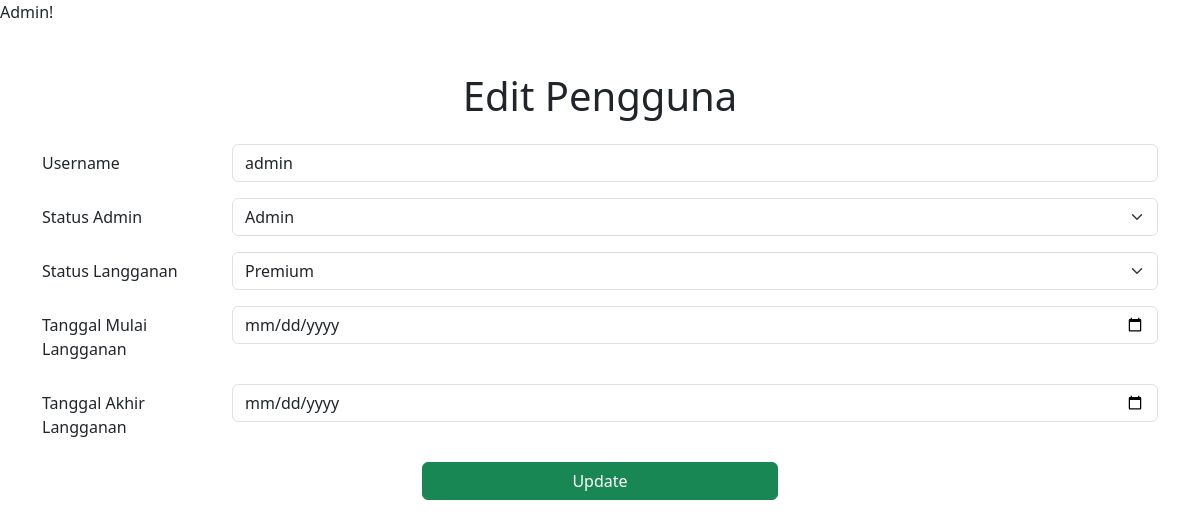
The page /admin/edit_user.php?id=2 (signed in) on the database its author committed.
### tables this page shows
CREATE TABLE `user_subscriptions` (
  `user_id` int(11) NOT NULL,
  `is_premium` tinyint(1) DEFAULT 0,
  `subscription_start` datetime DEFAULT NULL,
  `subscription_end` datetime DEFAULT NULL
);

CREATE TABLE `users` (
  `id` int(11) NOT NULL,
  `username` varchar(50) NOT NULL,
  `password` varchar(255) NOT NULL,
  `is_admin` tinyint(1) DEFAULT 0
);

### admin/edit_user.php (the view, shortened to what this page needs)
<?php
include '../components/db.php';
if (isset($_GET['id'])) {
    $user_id = $_GET['id'];
    $query = "SELECT users.*, user_subscriptions.is_premium, user_subscriptions.subscription_start, user_subscriptions.subscription_end
              FROM users
              LEFT JOIN user_subscriptions ON users.id = user_subscriptions.user_id
              WHERE users.id = '$user_id'";
    $result = mysqli_query($conn, $query);
    $user = mysqli_fetch_assoc($result);
}
?>
<div class="container mt-5">
    <h1 class="text-center mb-4">Edit Pengguna</h1>
    <form method="POST">
        <div class="row mb-3">
            <label for="username" class="col-sm-2 col-form-label">Username</label>
            <div class="col-sm-10">
                <input type="text" class="form-control" name="username" value="<?= $user['username'] ?>" required>
            </div>
        </div>
        <div class="row mb-3">
            <label for="is_admin" class="col-sm-2 col-form-label">Status Admin</label>
            <div class="col-sm-10">
                <select class="form-select" name="is_admin">
                    <option value="1" <?= $user['is_admin'] == 1 ? 'selected' : '' ?>>Admin</option>
                </select>
            </div>
        </div>
        <div class="row mb-3">
            <label for="is_premium" class="col-sm-2 col-form-label">Status Langganan</label>
            <div class="col-sm-10">
                <select class="form-select" name="is_premium">
                    <option value="1" <?= $user['is_premium'] == 1 ? 'selected' : '' ?>>Premium</option>
                </select>
            </div>
        </div>
        <div class="row mb-3">
            <label for="subscription_start" class="col-sm-2 col-form-label">Tanggal Mulai Langganan</label>
            <div class="col-sm-10">
                <input type="date" class="form-control" name="subscription_start" value="<?= $user['subscription_start'] ?>" required>
            </div>
        </div>
        <div class="row mb-3">
            <label for="subscription_end" class="col-sm-2 col-form-label">Tanggal Akhir Langganan</label>
            <div class="col-sm-10">
                <input type="date" class="form-control" name="subscription_end" value="<?= $user['subscription_end'] ?>" required>
            </div>
        </div>
        <div class="row mb-3 justify-content-center">
            <div class="col-sm-4">
                <button type="submit" class="btn btn-success w-100">Update</button>
            </div>
        </div>
    </form>
</div>
<link href="https://cdn.jsdelivr.net/npm/bootstrap@5.3.2/dist/css/bootstrap.min.css" rel="stylesheet">
</body>
</html>

### rows shown on the page
user_subscriptions: username "admin", is_premium "Premium"
users: is_admin "Admin"
